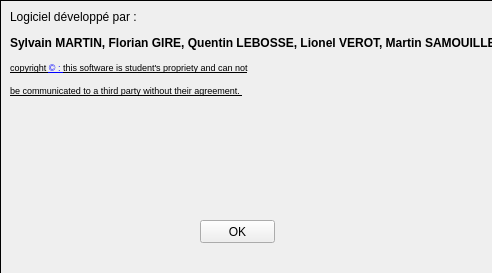
<?xml version="1.0" encoding="UTF-8"?>
<ui version="4.0">
 <class>InfoWindows</class>
 <widget class="QWidget" name="InfoWindows">
  <property name="enabled">
   <bool>true</bool>
  </property>
  <property name="geometry">
   <rect>
    <x>0</x>
    <y>0</y>
    <width>492</width>
    <height>273</height>
   </rect>
  </property>
  <property name="minimumSize">
   <size>
    <width>492</width>
    <height>273</height>
   </size>
  </property>
  <property name="maximumSize">
   <size>
    <width>492</width>
    <height>273</height>
   </size>
  </property>
  <property name="windowTitle">
   <string>Infos</string>
  </property>
  <property name="windowOpacity">
   <double>0.900000000000000</double>
  </property>
  <widget class="QLabel" name="label">
   <property name="geometry">
    <rect>
     <x>0</x>
     <y>0</y>
     <width>500</width>
     <height>281</height>
    </rect>
   </property>
   <property name="minimumSize">
    <size>
     <width>500</width>
     <height>281</height>
    </size>
   </property>
   <property name="maximumSize">
    <size>
     <width>500</width>
     <height>281</height>
    </size>
   </property>
   <property name="frameShape">
    <enum>QFrame::Panel</enum>
   </property>
   <property name="text">
    <string/>
   </property>
   <property name="pixmap">
    <pixmap>Image/im0002.jpg</pixmap>
   </property>
   <property name="scaledContents">
    <bool>false</bool>
   </property>
  </widget>
  <widget class="QPushButton" name="pushButton">
   <property name="geometry">
    <rect>
     <x>200</x>
     <y>220</y>
     <width>75</width>
     <height>23</height>
    </rect>
   </property>
   <property name="text">
    <string>OK</string>
   </property>
  </widget>
  <widget class="QLabel" name="label_2">
   <property name="geometry">
    <rect>
     <x>10</x>
     <y>10</y>
     <width>491</width>
     <height>121</height>
    </rect>
   </property>
   <property name="text">
    <string>&lt;html&gt;&lt;head/&gt;&lt;body&gt;&lt;p&gt;Logiciel développé par : &lt;/p&gt;&lt;p&gt;&lt;span style=&quot; font-weight:600;&quot;&gt;Sylvain MARTIN, Florian GIRE, Quentin LEBOSSE, Lionel VEROT, Martin SAMOUILLER&lt;/span&gt;&lt;/p&gt;&lt;p&gt;&lt;span style=&quot; font-size:7pt; text-decoration: underline;&quot;&gt;copyright &lt;/span&gt;&lt;span style=&quot; font-size:7pt; text-decoration: underline; color:#0000ff;&quot;&gt;© : &lt;/span&gt;&lt;span style=&quot; font-size:7pt; text-decoration: underline; color:#000000;&quot;&gt;this software is student's propriety and can not&lt;/span&gt;&lt;/p&gt;&lt;p&gt;&lt;span style=&quot; font-size:7pt; text-decoration: underline; color:#000000;&quot;&gt;be communicated to a third party without their agreement. &lt;/span&gt;&lt;/p&gt;&lt;p&gt;&lt;br/&gt;&lt;/p&gt;&lt;/body&gt;&lt;/html&gt;</string>
   </property>
  </widget>
 </widget>
 <resources/>
 <connections/>
</ui>
